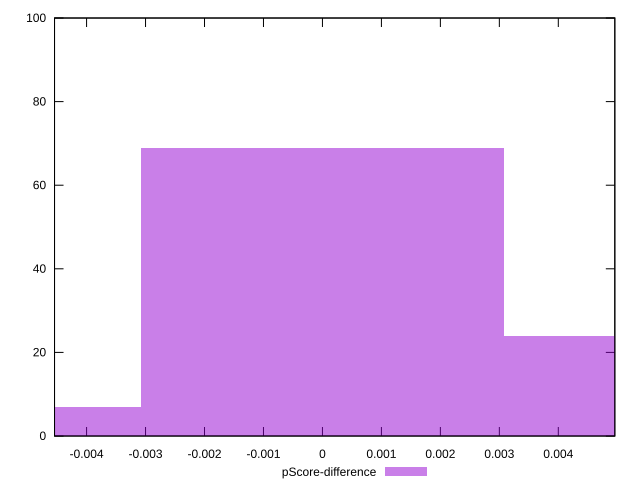

Write the gnuplot code that produced this figure.
reset

$pScoreDifference <<EOF
0 69
0.006160869448513367 24
-0.006160869448513367 7
EOF

set key outside below
set boxwidth 0.006160869448513367
set xrange [-0.00454348367413604:0.004958489300694091]
set yrange [0:100]
set trange [0:100]
set style fill transparent solid 0.5 noborder
set terminal svg size 640, 490 enhanced background rgb 'white'
set output "reports/report_00033_2021-03-01T14-23-16.841Z/total-blocking-time/samples/astro-cached/pScore-difference/histogram.svg"

plot $pScoreDifference title "pScore-difference" with boxes

reset
